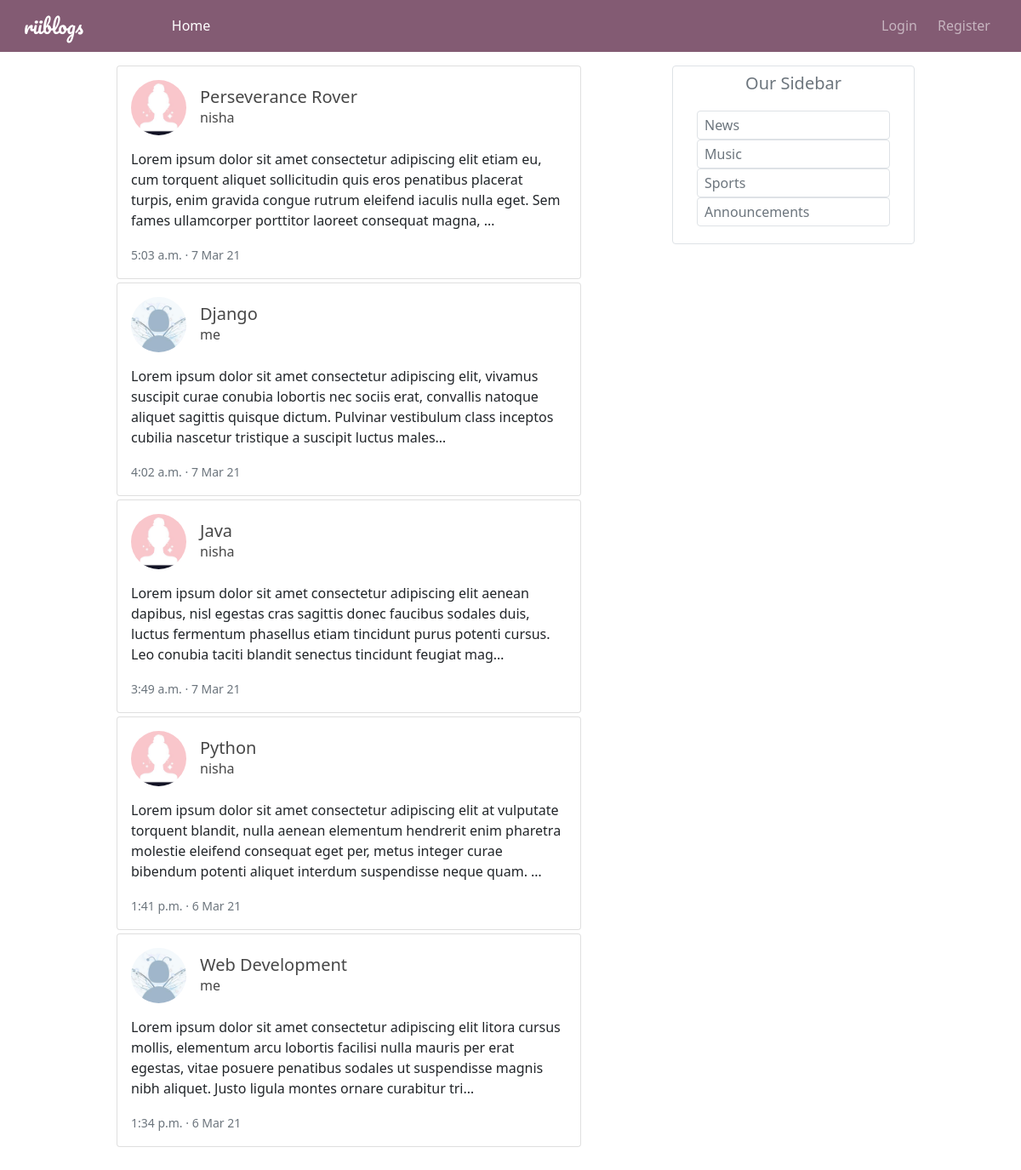
The app's page /, older data.
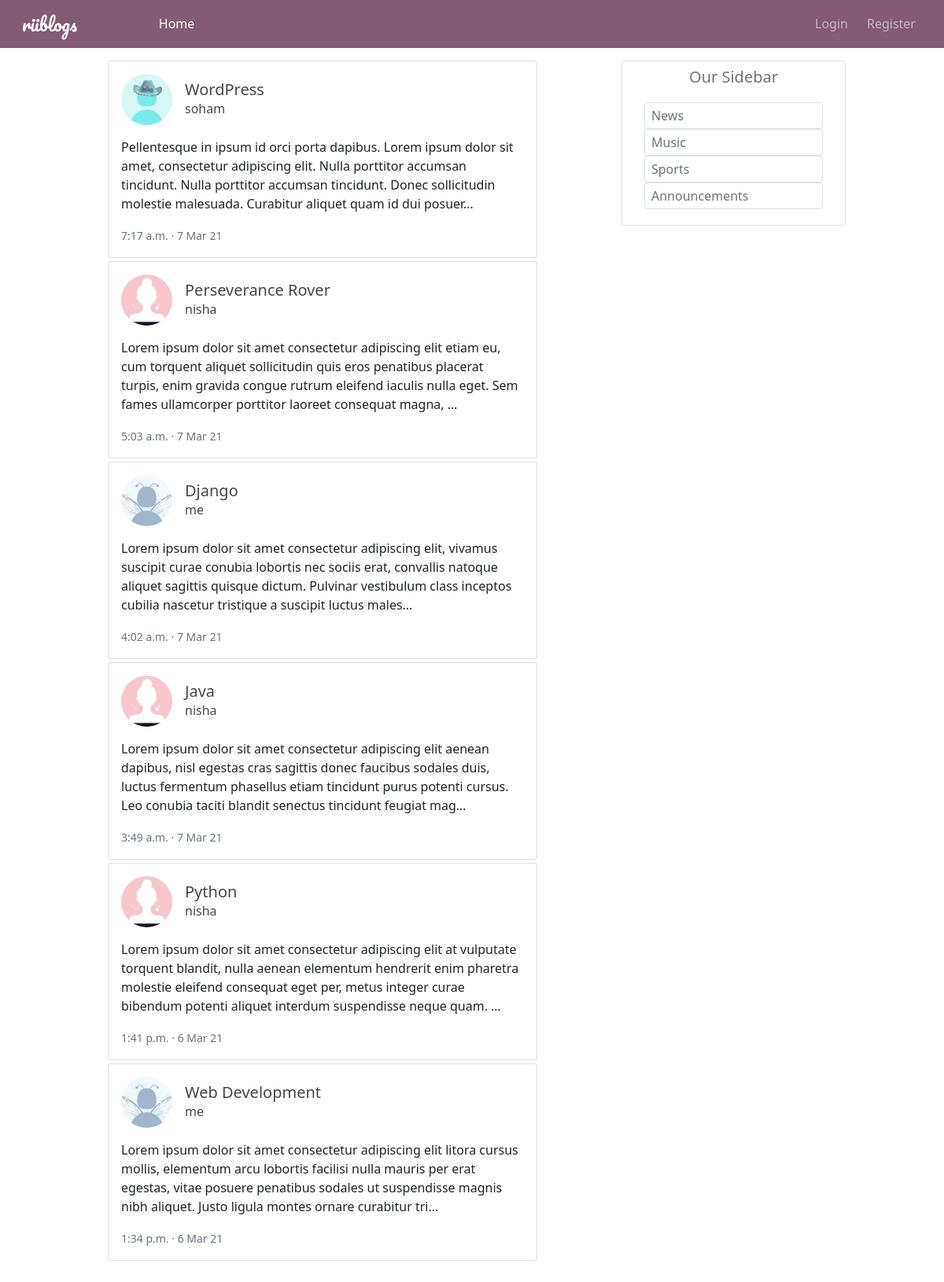
The same page, newer data.
### blog/models.py (models this page shows, shortened)
class Post(models.Model):
    author = models.ForeignKey(User, on_delete=models.CASCADE)
    title = models.CharField(max_length=100)
    content = models.TextField()
    created = models.DateTimeField(default=timezone.now)

### user/models.py (models this page shows, shortened)
class Profile(models.Model):
    user = models.OneToOneField(User, on_delete=models.CASCADE)
    image = models.ImageField(upload_to='profile_pictures/', default='profile_pictures/default.jpg')

### blog/views.py (the view)
# urls.py: path('', PostList.as_view(), name='home'),
class PostList(ListView):
    model = Post
    template_name = 'blog/home.html'
    context_object_name = 'posts'
    ordering = '-created'

### blog/templates/blog/home.html (shortened to what this page needs)
{% extends "blog/base.html" %}
{% block home %}active{% endblock %}
{% block content %}
    {% for post in posts %}
        <div class="card p-3 mb-1 custom-card">
            <div class="d-flex align-items-center">
                <div class="image">
                    <img src="{{ post.author.profile.image.url }}" class="rounded-circle border-light" height="65"
                         width="65" alt="author-image">
                </div>
                <div class="ml-3 w-100 ms-3">
                    <h5 class="mb-0 mt-0">
                        <a href="{% url 'blog:detail' post.id %}" class="post-link">{{ post.title }}</a>
                    </h5>
                    <span><a href="" class="post-link">{{ post.author }}</a></span>
                </div>
            </div>
            <div class="mt-3">
                {{ post.content|truncatechars:250 }}
            </div>
            <div class="mt-3">
                <small class="text-muted">
                    {{ post.created|date:'g:i a' }} &#183;
                    {{ post.created|date:'j M y' }}
                </small>
            </div>
        </div>
    {% endfor %}
{% endblock %}

Row changes from the older to the newer data that the page shows:
added Post: author.profile.image (picture), title "WordPress", author "soham", content "Pellentesque in ipsum id orci porta dapibus. Lorem ipsum dolor sit amet, consectetur adipiscing elit. Nulla porttitor accumsan tincidunt. Nulla porttitor accumsan tincidunt. Donec sollicitudin molestie malesuada. Curabitur aliquet quam id dui posuer…", created "7:17 a.m.", created "7 Mar 21"
